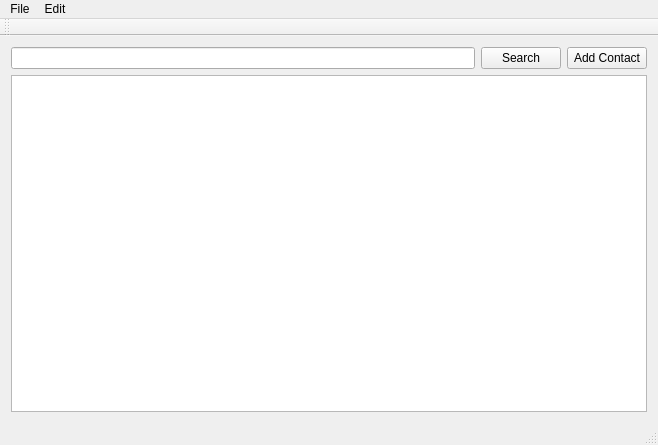
<?xml version="1.0" encoding="UTF-8"?>
<ui version="4.0">
 <class>PhoneBookClass</class>
 <widget class="QMainWindow" name="PhoneBookClass">
  <property name="geometry">
   <rect>
    <x>0</x>
    <y>0</y>
    <width>658</width>
    <height>445</height>
   </rect>
  </property>
  <property name="windowTitle">
   <string>PhoneBook</string>
  </property>
  <widget class="QWidget" name="centralWidget">
   <layout class="QVBoxLayout" name="verticalLayout_2">
    <item>
     <layout class="QVBoxLayout" name="verticalLayout">
      <item>
       <layout class="QHBoxLayout" name="horizontalLayout">
        <item>
         <widget class="QLineEdit" name="txtSearch"/>
        </item>
        <item>
         <widget class="QPushButton" name="btnSearch">
          <property name="text">
           <string>Search</string>
          </property>
         </widget>
        </item>
        <item>
         <widget class="QPushButton" name="btnAdd">
          <property name="text">
           <string>Add Contact</string>
          </property>
         </widget>
        </item>
       </layout>
      </item>
      <item>
       <widget class="QListView" name="listContacts"/>
      </item>
     </layout>
    </item>
   </layout>
  </widget>
  <widget class="QMenuBar" name="menuBar">
   <property name="geometry">
    <rect>
     <x>0</x>
     <y>0</y>
     <width>658</width>
     <height>22</height>
    </rect>
   </property>
   <widget class="QMenu" name="menuFile">
    <property name="title">
     <string>File</string>
    </property>
    <addaction name="actionNew"/>
    <addaction name="separator"/>
    <addaction name="actionExit"/>
   </widget>
   <widget class="QMenu" name="menuEdit">
    <property name="title">
     <string>Edit</string>
    </property>
    <addaction name="actionCut"/>
    <addaction name="actionCopy"/>
    <addaction name="actionPaste"/>
    <addaction name="actionDelete"/>
    <addaction name="actionSelect_All"/>
   </widget>
   <addaction name="menuFile"/>
   <addaction name="menuEdit"/>
  </widget>
  <widget class="QToolBar" name="mainToolBar">
   <attribute name="toolBarArea">
    <enum>TopToolBarArea</enum>
   </attribute>
   <attribute name="toolBarBreak">
    <bool>false</bool>
   </attribute>
  </widget>
  <widget class="QStatusBar" name="statusBar"/>
  <action name="actionNew">
   <property name="text">
    <string>New Contact</string>
   </property>
   <property name="shortcut">
    <string>Alt+N</string>
   </property>
  </action>
  <action name="actionExit">
   <property name="text">
    <string>Exit</string>
   </property>
   <property name="shortcut">
    <string>Alt+Q</string>
   </property>
  </action>
  <action name="actionCopy">
   <property name="text">
    <string>Copy</string>
   </property>
   <property name="shortcut">
    <string>Ctrl+C</string>
   </property>
  </action>
  <action name="actionPaste">
   <property name="text">
    <string>Paste</string>
   </property>
   <property name="shortcut">
    <string>Ctrl+V</string>
   </property>
  </action>
  <action name="actionDelete">
   <property name="text">
    <string>Delete</string>
   </property>
   <property name="shortcut">
    <string>Ctrl+L</string>
   </property>
  </action>
  <action name="actionCut">
   <property name="text">
    <string>Cut</string>
   </property>
   <property name="shortcut">
    <string>Ctrl+X</string>
   </property>
  </action>
  <action name="actionSelect_All">
   <property name="text">
    <string>Select All</string>
   </property>
   <property name="shortcut">
    <string>Ctrl+A</string>
   </property>
  </action>
 </widget>
 <layoutdefault spacing="6" margin="11"/>
 <resources>
  <include location="PhoneBook.qrc"/>
 </resources>
 <connections>
  <connection>
   <sender>btnAdd</sender>
   <signal>clicked()</signal>
   <receiver>PhoneBookClass</receiver>
   <slot>addContact()</slot>
   <hints>
    <hint type="sourcelabel">
     <x>609</x>
     <y>56</y>
    </hint>
    <hint type="destinationlabel">
     <x>328</x>
     <y>222</y>
    </hint>
   </hints>
  </connection>
 </connections>
</ui>
